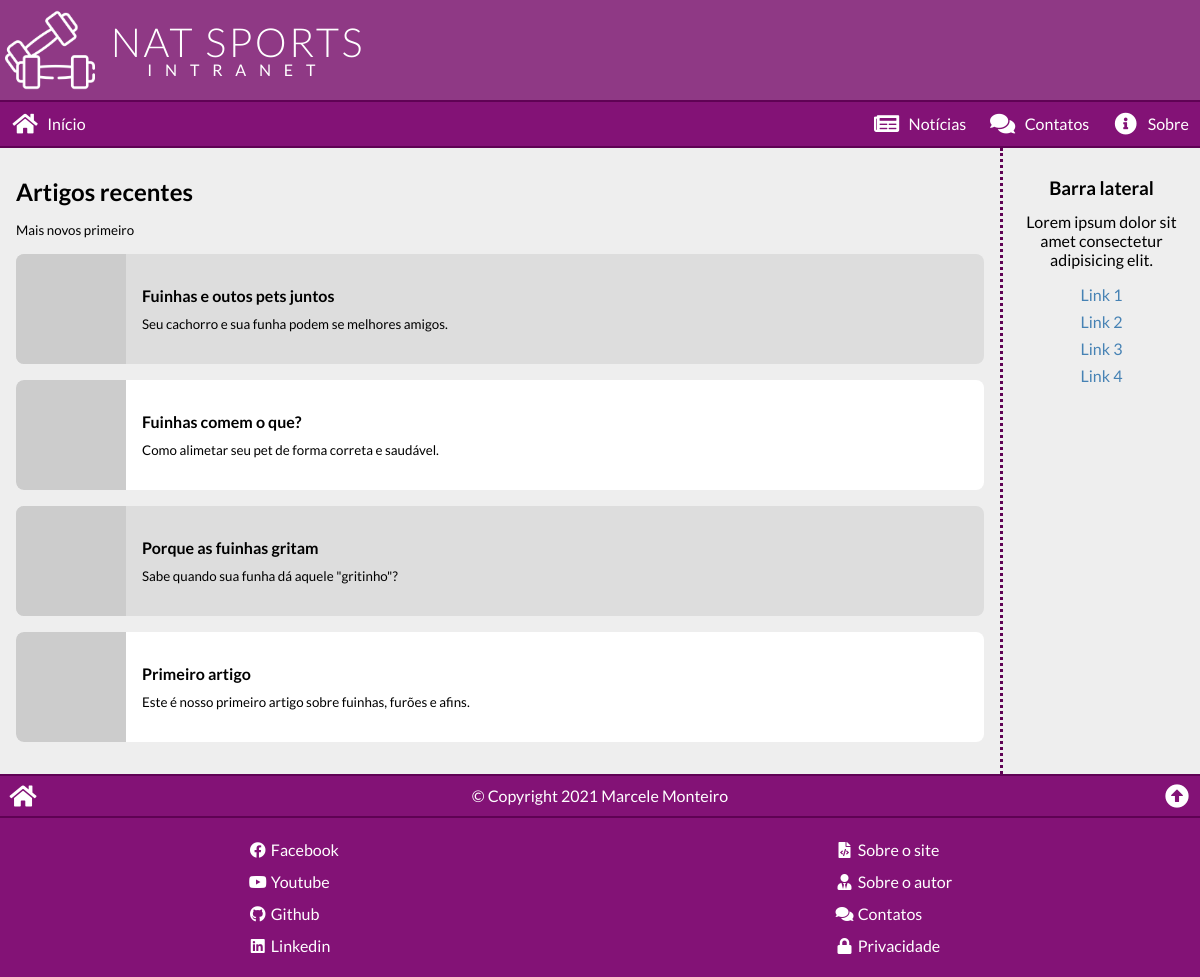
Before: / with the older database file.
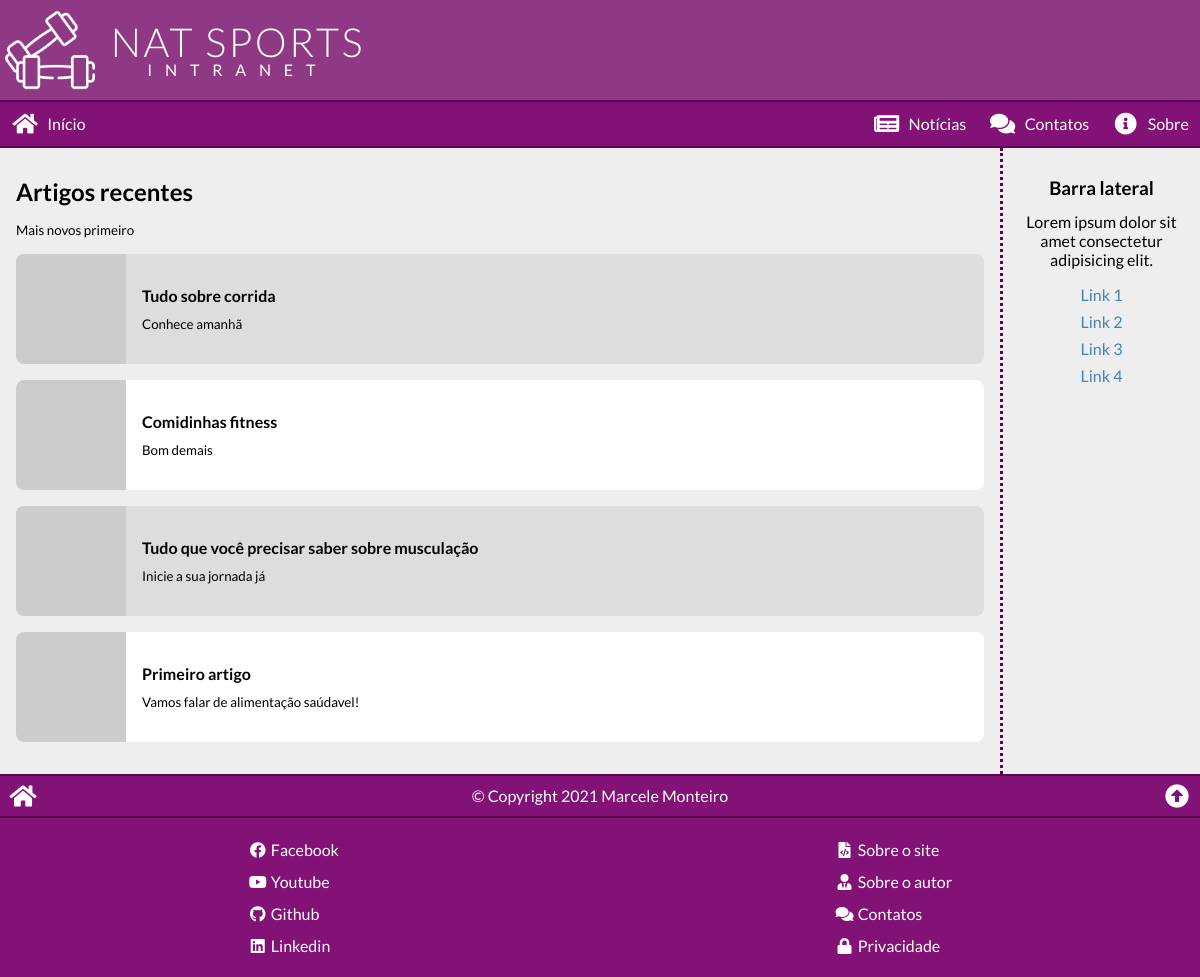
After: the same page with the newer database file.
### tables this page shows
CREATE TABLE articles (
    art_id INT PRIMARY KEY AUTO_INCREMENT,
    art_date TIMESTAMP DEFAULT CURRENT_TIMESTAMP,
    art_image VARCHAR(255) NOT NULL,
    art_title VARCHAR(127) NOT NULL,
    art_intro VARCHAR(255) NOT NULL,
    art_text LONGTEXT NOT NULL,
    art_author INT NOT NULL,
    art_status ENUM ('inativo', 'ativo') DEFAULT 'ativo',
    FOREIGN KEY (art_author) REFERENCES authors (aut_id)
);

### _config.php (called while the page is built, shortened)
<?php
$T = array (
    'siteName' => 'Nat Sports',
    'siteSlogan' => 'Intranet',
    'siteLogo' => './img/logo.png',
    'favicon' => './img/logo.png',
    'templateCSS' => './css/global.css',
    'pageTitle' => 'Intranet',
    'pageCSS' => '',
    'pageJS' => '',
    'menuSocial' => array (
        'facebook' => 'https://facebook.com',
        'youtube' => 'https://youtube.com',
        'github' => 'https://github.com',
        'linkedin' => 'https://linkedin.com'
    )
);
?>

### index.php (the view)
<?php
require_once ('_config.php');
$sql = "
SELECT art_id, art_image, art_title, art_intro
FROM articles
WHERE art_status = 'ativo' AND art_date <= NOW()
ORDER BY art_date DESC;
";
$res = $conn->query($sql);
$articles = '';
while($art = $res->fetch_assoc()):
    $articles .= <<<HTML
<div class="article" data-link="./view.php?{$art['art_id']}">
    <img src="{$art['art_image']}" alt="{$art['art_title']}">
    <div>
        <h4>{$art['art_title']}</h4>
        <small>{$art['art_intro']}</small>
    </div>
</div>
HTML;
endwhile;
$T['pageTitle'] = 'Intranet';
$T['pageCSS'] = '../css/index.css';
$T['pageJS'] = '../js/index.js';
require_once('_header.php');
?>
<article>
    <h2>Artigos recentes</h2>
    <small>Mais novos primeiro</small>
    <?php echo $articles ?>
</article>
<aside>
    <h3>Barra lateral</h3>
    <p>Lorem ipsum dolor sit amet consectetur adipisicing elit.</p>
    <ul>
        <li><a href="/">Link 1</a></li>
        <li><a href="/">Link 2</a></li>
        <li><a href="/">Link 3</a></li>
        <li><a href="/">Link 4</a></li>
    </ul>
</aside>
<?php
require_once ('_footer.php');

### _header.php (shortened to what this page needs)
<!DOCTYPE html>
<html lang="pt-br">
<head>
    <link rel="stylesheet" href="<?php echo $T['templateCSS'] ?>">
    <link rel="stylesheet" href="https://cdnjs.cloudflare.com/ajax/libs/font-awesome/5.15.3/css/all.min.css">
<?php
if ($T['pageCSS'] != '') echo "\t<link rel=\"stylesheet\" href=\"{$T['pageCSS']}\">";
?>
</head>
<body>
    <div class="wrap">
        <header>
            <a href="/"><img src="<?php echo $T['siteLogo'] ?>" alt="Intranet"></a>
            <h1><?php echo $T['siteName'] ?><small><?php echo $T['siteSlogan'] ?></small></h1>
        </header>
        <nav>
            <a href="/index.php"><i class="fas fa-fw fa-home"></i> <span>Início</span></a>
            <a href="/"><i class="fas fa-fw fa-newspaper"></i> <span>Notícias</span></a>
            <a href="/contacts.php"><i class="fas fa-fw fa-comments"></i> <span>Contatos</span></a>
            <a href="/about.php"><i class="fas fa-fw fa-info-circle"></i> <span>Sobre</span></a>
        </nav>
        <main>

### _footer.php (shortened to what this page needs)
</main>
<footer>
    <div class="license">
        <a href="/"><i class="fas fa-fw fa-home"></i></a>
        <div>&copy; Copyright 2021 Marcele Monteiro</div>
        <a href="#top"><i class="fas fa-fw fa-arrow-alt-circle-up"></i></a>
    </div>
    <div class="menus">
        <div>
<?php
foreach($T['menuSocial'] as $sName => $sLink) :
    $sNameView = ucfirst($sName);
    echo <<<HTML
<a href="{$sLink}">
    <i class="fab fa-fw fa-{$sName}"></i>
    <span>{$sNameView}</span>
</a>
HTML;
endforeach;
?>
    </div>
        <div>
            <a href="/"><i class="fas fa-fw fa-file-code"></i> <span>Sobre o site</span></a>
            <a href="/"><i class="fas fa-fw fa-user-tie"></i> <span>Sobre o autor</span></a>
            <a href="/"><i class="fas fa-fw fa-comments"></i> <span>Contatos</span></a>
            <a href="/"><i class="fas fa-fw fa-lock"></i> <span>Privacidade</span></a>
        </div>
    </div>
</footer>
</div>
</body>
</html>

### css/global.css (style rules this page uses)
* { box-sizing: border-box; outline: none; }
html, body { font-family: sans-serif; font-size: 16px; position: relative; width: 100%; height: 100%; padding: 0; margin: 0; }
header, nav, main, article, aside, footer { display: block; }
h1, h2, h3, h4, h5, p { margin: 0.8rem 0; }
a { color: steelblue; text-decoration: none; transition: 0.2s; text-decoration: none; }
body { background-attachment: fixed; background-size: cover; background-position-x: left; background-color: #eee; font-family: 'Lato', sans-serif; }
.wrap { position: relative; width: 100%; height: 100%; margin: auto; display: flex; flex-direction: column; }
header { display: flex; align-items: center; color: #000; background: #8F3985; padding: 0.3rem; }
header img { display: block; width: 90px; height: 90px; margin-right: 1rem; filter: invert(100%) sepia(0%) saturate(6200%) hue-rotate(57deg) brightness(117%) contrast(100%); }
header h1 { margin: 0; text-align: center; font-size: 2.5rem; line-height: 1; letter-spacing: 0.15rem; color: white; text-transform: uppercase; font-weight: 300; }
header small { display: block; text-align: center; font-size: 1rem; font-weight: normal; letter-spacing: 0.8rem; -webkit-text-stroke: 0; color: #fff; }
nav { background: #831276; display: flex; justify-content: flex-end; align-items: center; border-bottom: 2px solid #5f0254; border-top: 2px solid #5f0254; }
nav a { text-align: center; display: block; padding: 0.7rem; color: #fff; display: flex; align-items: center; justify-content: center; flex-direction: column; }
nav span { padding-top: 0.2rem; }
nav a:first-child { margin-right: auto; }
nav i { font-size: 2rem; }
@media (min-width: 576px) { nav a { flex-direction: row; } }
@media (min-width: 576px) { nav i { font-size: 1.4rem; } }
@media (min-width: 576px) { nav span { padding: 0; padding-left: 0.5rem; } }
main { background: #eee; width: 100%; max-width: 1200px; margin: 0 auto; }
main article { padding: 1rem; }
main aside { padding: 1rem; border-top: 3px dotted grey; background-color: #eee; overflow: auto; text-align: center; }
ul { padding: 0; }
ul li { list-style: none; margin: .5rem; }
@media (min-width: 768px) { main { display: flex; justify-content: space-between; } }
@media (min-width: 768px) { main article { flex-grow: 2; } }
@media (min-width: 768px) { main aside { border: none; border-left: 3px dotted #5f0254; min-width: 200px; max-width: 200px; } }
footer { background: #831276; color: #fff; }
footer a { color: #fff; }
footer .license { text-align: center; display: flex; justify-content: space-between; align-items: center; border-top: 2px solid #5f0254; border-bottom: 2px solid #5f0254; }
footer .license a { padding: 0.5rem; }
footer .license a i { font-size: 1.5rem; }
footer .license div { font-size: 0.8rem; }
footer .menus { display: flex; justify-content: space-around; align-items: flex-start; padding: 1rem 0; }
footer .menus a { display: block; padding: 0.4rem 0.2rem; border-radius: 0.3rem; }
@media (min-width: 576px) { footer .license div { font-size: 1rem; } }

### css/index.css (style rules this page uses)
.article { display: flex; justify-content: flex-start; align-items: center; margin: 1rem 0; border-radius: .5rem; overflow: hidden; }
.article img { width: 110px; height: auto; margin-right: 1rem; }
.article h4 { margin: 0; margin-bottom: .5rem; }
.article:nth-child(even) { background-color: #fff; }
.article:nth-child(odd) { background-color: #ddd; }

Changed rows visible on the page:
changed articles: art_title "Fuinhas e outos pets juntos" → "Tudo sobre corrida"; art_intro "Seu cachorro e sua funha podem se melhores amigos." → "Conhece amanhã"
changed articles: art_title "Fuinhas comem o que?" → "Comidinhas fitness"; art_intro "Como alimetar seu pet de forma correta e saudável." → "Bom demais"
changed articles: art_title "Porque as fuinhas gritam" → "Tudo que você precisar saber sobre musculação"; art_intro "Sabe quando sua funha dá aquele \"gritinho\"?" → "Inicie a sua jornada já"
changed articles "Primeiro artigo": art_intro "Este é nosso primeiro artigo sobre fuinhas, furões e afins." → "Vamos falar de alimentação saúdavel!"
